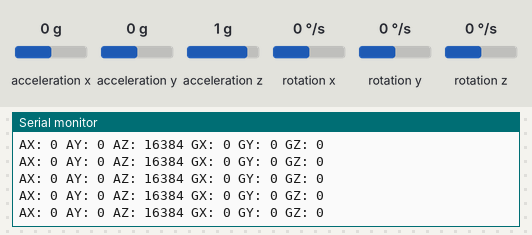
This sketch was run on a simulated Arduino Uno, built with avr-gcc and run on an emulated ATmega328P. On the bench: the last lines printed to the serial monitor. The test bench sets the inputs (shaded band); at power-on: acceleration z 1 g, acceleration x 0 g, acceleration y 0 g, rotation x 0 °/s, rotation y 0 °/s, rotation z 0 °/s.

Above: at 1.2 s.
1.3 s: acceleration z set to 0 g
At 1.48 s:
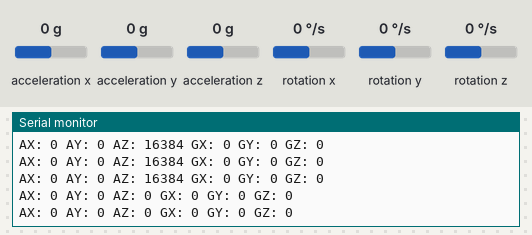
4.3 s: acceleration x set to -1.4 g
At 4.3 s:
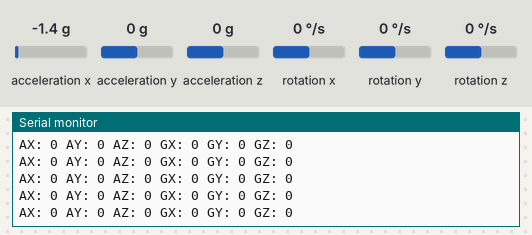
5.8 s: acceleration x set to 0 g
At 5.87 s:
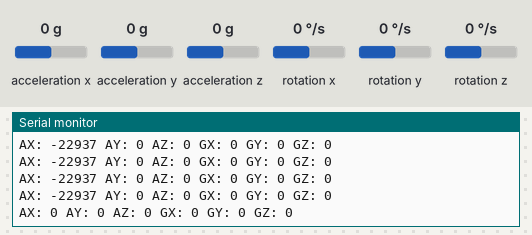
8.8 s: acceleration y set to -1.4 g
At 9.01 s:
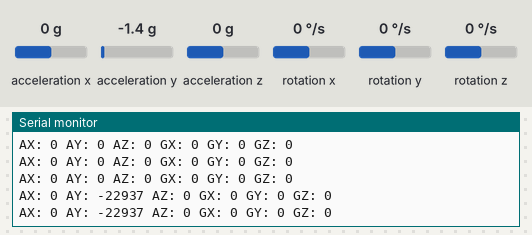
10.3 s: acceleration y set to 0 g
At 10.37 s:
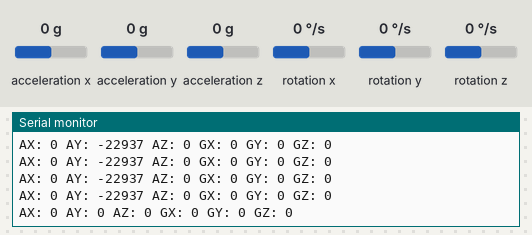

Measured:
- after the input at 1.3 s, the serial monitor: prints a new line after 0.07 s (image 1)
- after the input at 8.8 s, the serial monitor: prints a new line after 0.10 s (image 4)

The sketch:

4a.ino
```cpp
#include <Wire.h>
#include <MPU6050.h>

MPU6050 mpu;

void setup() {
    Serial.begin(9600);
    Wire.begin();
    mpu.initialize();

    if (mpu.testConnection()) {
        Serial.println("MPU6050 connected successfully.");
    } else {
        Serial.println("MPU6050 connection failed.");
    }
}

void loop() {
    int16_t ax, ay, az, gx, gy, gz;
    mpu.getMotion6(&ax, &ay, &az, &gx, &gy, &gz);


    Serial.print("AX: "); Serial.print(ax);
    Serial.print(" AY: "); Serial.print(ay);
    Serial.print(" AZ: "); Serial.print(az);
    Serial.print(" GX: "); Serial.print(gx);
    Serial.print(" GY: "); Serial.print(gy);
    Serial.print(" GZ: "); Serial.println(gz);

    delay(100);
}
```
